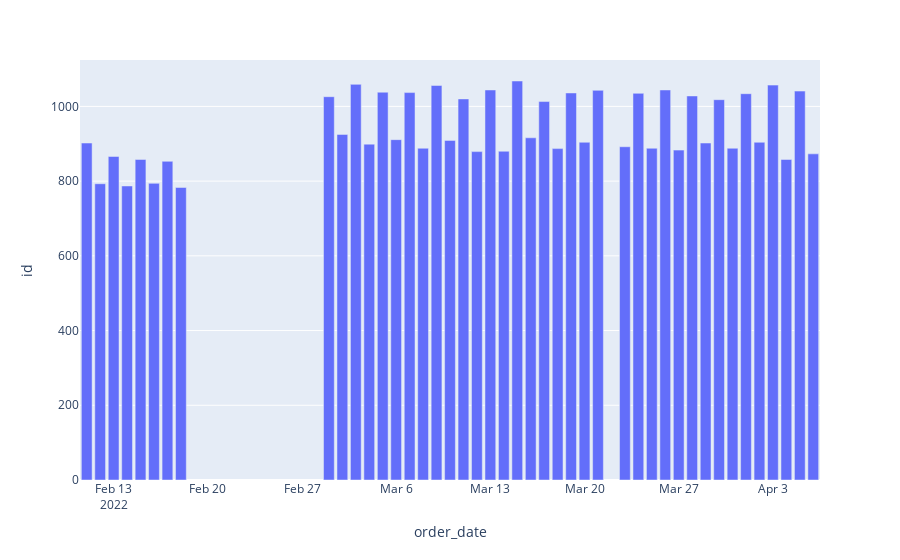

The code cell stored with this chart in its notebook:
### Markdown cell above
### 2.2.1 Quantidade de pedidos por dia

### Code cell
df_aux = df1.loc[:, ['id', 'order_date']].groupby(['order_date']).count().reset_index()

px.bar(df_aux, x='order_date', y='id')

### Figure 1 — Plotly figure (JSON) as saved in the notebook; plotly's stock layout.template omitted (floating-point values rounded to 4 significant figures)
{"data": [{"alignmentgroup": "True", "hovertemplate": "order_date=%{x}<br>id=%{y}<extra></extra>", "legendgroup": "", "marker": {"color": "#636efa", "pattern": {"shape": ""}}, "name": "", "offsetgroup": "", "orientation": "v", "showlegend": false, "textposition": "auto", "type": "bar", "x": ["2022-02-11T00:00:00", "2022-02-12T00:00:00", "2022-02-13T00:00:00", "2022-02-14T00:00:00", "2022-02-15T00:00:00", "2022-02-16T00:00:00", "2022-02-17T00:00:00", "2022-02-18T00:00:00", "2022-03-01T00:00:00", "2022-03-02T00:00:00", "2022-03-03T00:00:00", "2022-03-04T00:00:00", "2022-03-05T00:00:00", "2022-03-06T00:00:00", "2022-03-07T00:00:00", "2022-03-08T00:00:00", "2022-03-09T00:00:00", "2022-03-10T00:00:00", "2022-03-11T00:00:00", "2022-03-12T00:00:00", "2022-03-13T00:00:00", "2022-03-14T00:00:00", "2022-03-15T00:00:00", "2022-03-16T00:00:00", "2022-03-17T00:00:00", "2022-03-18T00:00:00", "2022-03-19T00:00:00", "2022-03-20T00:00:00", "2022-03-21T00:00:00", "2022-03-23T00:00:00", "2022-03-24T00:00:00", "2022-03-25T00:00:00", "2022-03-26T00:00:00", "2022-03-27T00:00:00", "2022-03-28T00:00:00", "2022-03-29T00:00:00", "2022-03-30T00:00:00", "2022-03-31T00:00:00", "2022-04-01T00:00:00", "2022-04-02T00:00:00", "2022-04-03T00:00:00", "2022-04-04T00:00:00", "2022-04-05T00:00:00", "2022-04-06T00:00:00"], "xaxis": "x", "y": [902, 793, 866, 787, 858, 794, 853, 783, 1026, 925, 1059, 899, 1038, 911, 1037, 888, 1056, 909, 1020, 879, 1044, 880, 1068, 916, 1013, 887, 1036, 904, 1043, 892, 1035, 888, 1044, 883, 1028, 902, 1018, 888, 1034, 904, 1057, 858, 1041, 873], "yaxis": "y"}], "layout": {"autosize": true, "barmode": "relative", "legend": {"tracegroupgap": 0}, "margin": {"t": 60}, "xaxis": {"anchor": "y", "autorange": true, "domain": [0, 1], "range": ["2022-02-10 12:00", "2022-04-06 12:00"], "title": {"text": "order_date"}, "type": "date"}, "yaxis": {"anchor": "x", "autorange": true, "domain": [0, 1], "range": [0, 1124.0], "title": {"text": "id"}, "type": "linear"}}}
